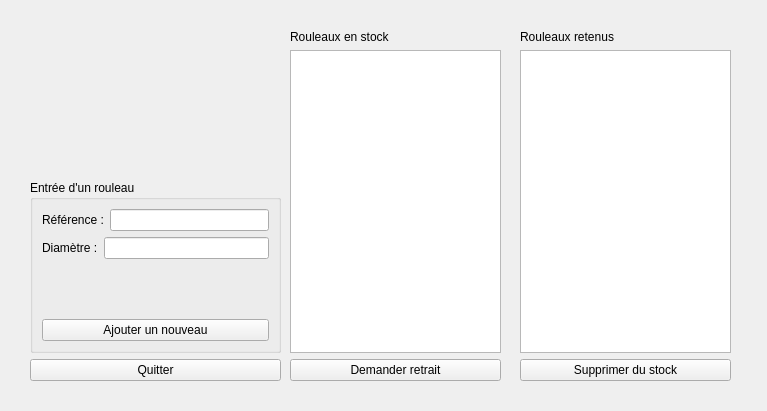
<?xml version="1.0" encoding="UTF-8"?>
<ui version="4.0">
 <class>TestGestionStock</class>
 <widget class="QWidget" name="TestGestionStock">
  <property name="geometry">
   <rect>
    <x>0</x>
    <y>0</y>
    <width>767</width>
    <height>411</height>
   </rect>
  </property>
  <property name="windowTitle">
   <string>TestGestionStock</string>
  </property>
  <widget class="QWidget" name="layoutWidget">
   <property name="geometry">
    <rect>
     <x>290</x>
     <y>30</y>
     <width>211</width>
     <height>351</height>
    </rect>
   </property>
   <layout class="QVBoxLayout" name="verticalLayout">
    <item>
     <widget class="QLabel" name="label">
      <property name="text">
       <string>Rouleaux en stock</string>
      </property>
     </widget>
    </item>
    <item>
     <widget class="QListWidget" name="listWidgetStock"/>
    </item>
    <item>
     <widget class="QPushButton" name="pushButtonRetrait">
      <property name="text">
       <string>Demander retrait</string>
      </property>
     </widget>
    </item>
   </layout>
  </widget>
  <widget class="QWidget" name="layoutWidget">
   <property name="geometry">
    <rect>
     <x>520</x>
     <y>30</y>
     <width>211</width>
     <height>351</height>
    </rect>
   </property>
   <layout class="QVBoxLayout" name="verticalLayout_2">
    <item>
     <widget class="QLabel" name="label_2">
      <property name="text">
       <string>Rouleaux retenus</string>
      </property>
     </widget>
    </item>
    <item>
     <widget class="QListWidget" name="listWidgetRouleauxRetenus"/>
    </item>
    <item>
     <widget class="QPushButton" name="pushButtonSuppression">
      <property name="text">
       <string>Supprimer du stock</string>
      </property>
     </widget>
    </item>
   </layout>
  </widget>
  <widget class="QWidget" name="layoutWidget">
   <property name="geometry">
    <rect>
     <x>30</x>
     <y>180</y>
     <width>251</width>
     <height>201</height>
    </rect>
   </property>
   <layout class="QVBoxLayout" name="verticalLayout_3">
    <item>
     <widget class="QGroupBox" name="groupBox">
      <property name="title">
       <string>Entrée d'un rouleau</string>
      </property>
      <layout class="QGridLayout" name="gridLayout">
       <item row="1" column="0">
        <layout class="QHBoxLayout" name="horizontalLayout_2">
         <item>
          <widget class="QLabel" name="label_5">
           <property name="text">
            <string>Diamètre :</string>
           </property>
          </widget>
         </item>
         <item>
          <widget class="QLineEdit" name="lineEditDiametre"/>
         </item>
        </layout>
       </item>
       <item row="3" column="0">
        <widget class="QPushButton" name="pushButtonNouveau">
         <property name="text">
          <string>Ajouter un nouveau</string>
         </property>
        </widget>
       </item>
       <item row="0" column="0">
        <layout class="QHBoxLayout" name="horizontalLayout">
         <item>
          <widget class="QLabel" name="label_4">
           <property name="text">
            <string>Référence :</string>
           </property>
          </widget>
         </item>
         <item>
          <widget class="QLineEdit" name="lineEditReference"/>
         </item>
        </layout>
       </item>
       <item row="2" column="0">
        <spacer name="verticalSpacer">
         <property name="orientation">
          <enum>Qt::Vertical</enum>
         </property>
         <property name="sizeHint" stdset="0">
          <size>
           <width>20</width>
           <height>40</height>
          </size>
         </property>
        </spacer>
       </item>
      </layout>
     </widget>
    </item>
    <item>
     <widget class="QPushButton" name="pushButtonQuitter">
      <property name="text">
       <string>Quitter</string>
      </property>
     </widget>
    </item>
   </layout>
  </widget>
 </widget>
 <resources/>
 <connections>
  <connection>
   <sender>pushButtonQuitter</sender>
   <signal>clicked()</signal>
   <receiver>TestGestionStock</receiver>
   <slot>close()</slot>
   <hints>
    <hint type="sourcelabel">
     <x>193</x>
     <y>378</y>
    </hint>
    <hint type="destinationlabel">
     <x>227</x>
     <y>400</y>
    </hint>
   </hints>
  </connection>
 </connections>
</ui>
